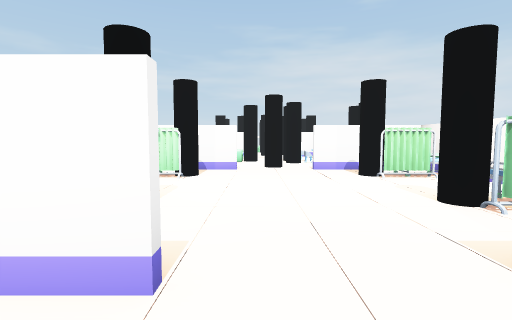
view 1 (above)

18 first-person views from a walk through a 3-D level made in the Unity game engine. The camera is 1.5 m above the floor, tilts 4° down and sees 85° across. The floor is counted in squares, 2 m on a side. Each view is taken from the middle of a square. On the plan, view 1 faces up. The plan holds only what a view shows up to about 10 squares ahead; the rest is blank. The player is left out. Some animated figures are not drawn. Door leaves are left out, so doorways stand open.

view 2
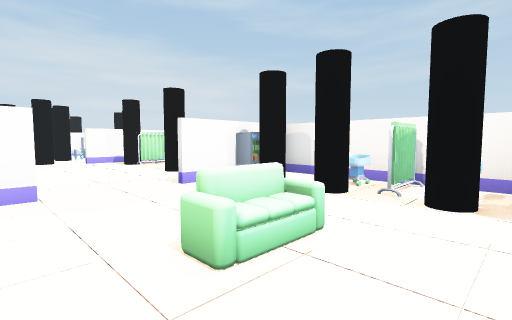

view 3
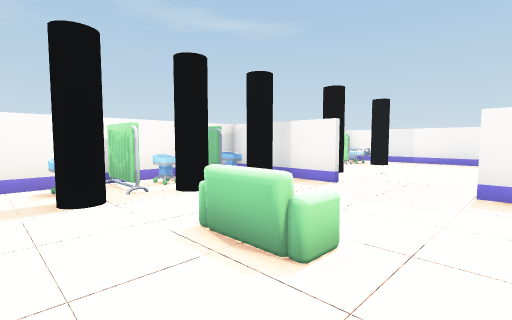

view 4
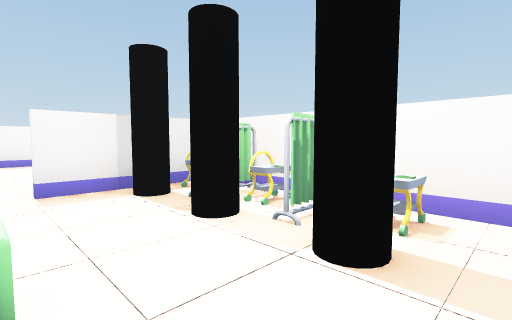

view 5
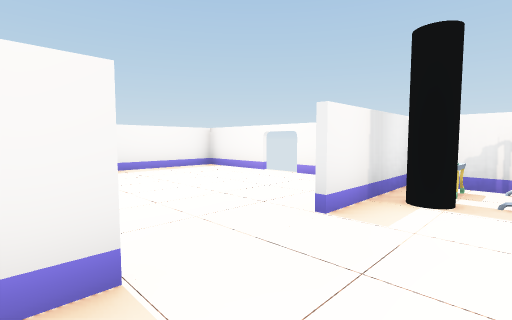

view 6
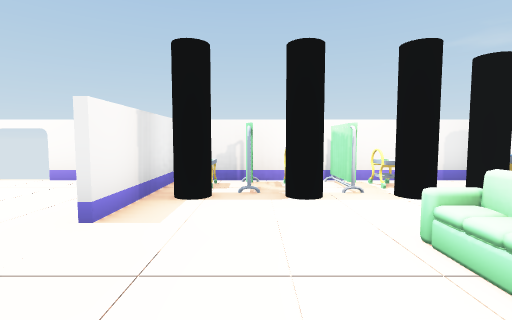

view 7
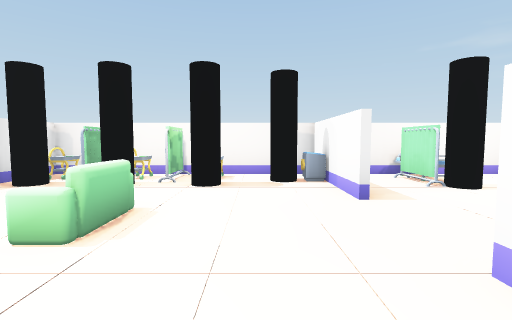

view 8
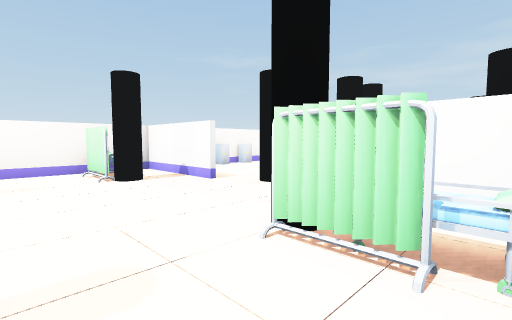

view 9
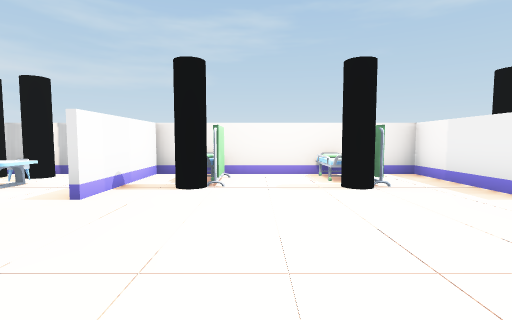

view 10
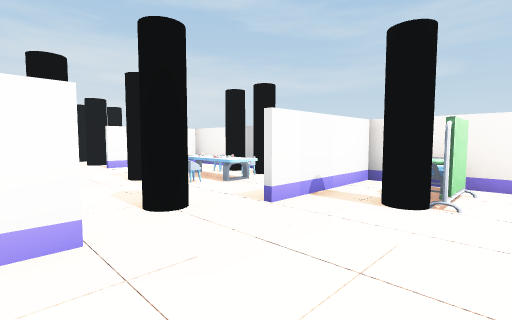

view 11
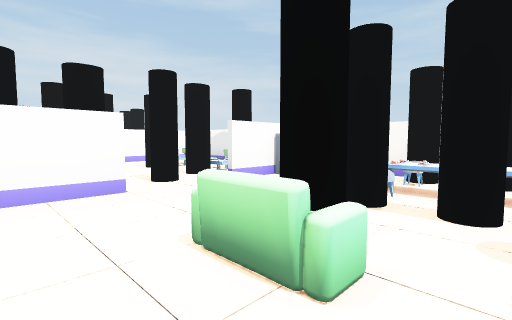

view 12
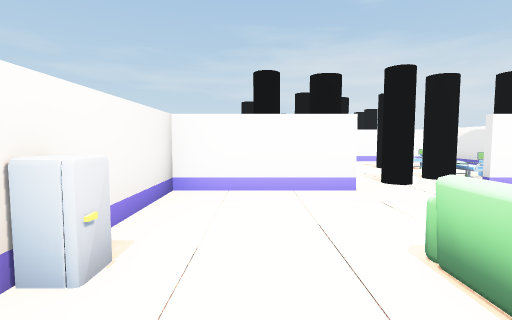

view 13
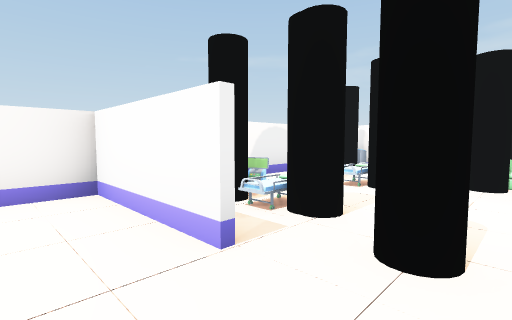

view 14
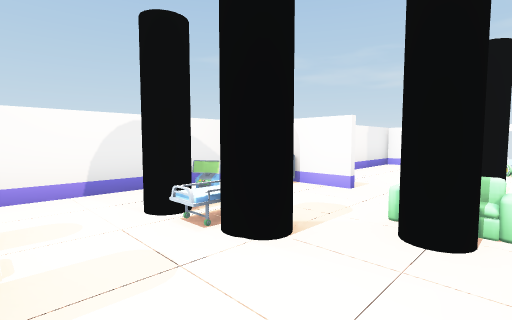

view 15
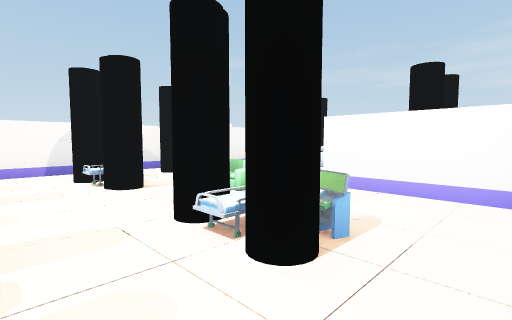

view 16
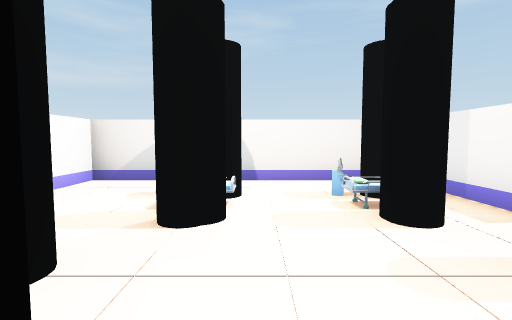

view 17
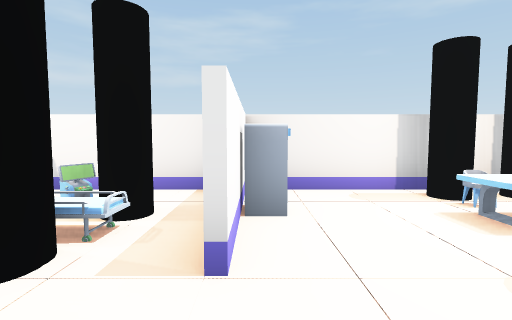

view 18
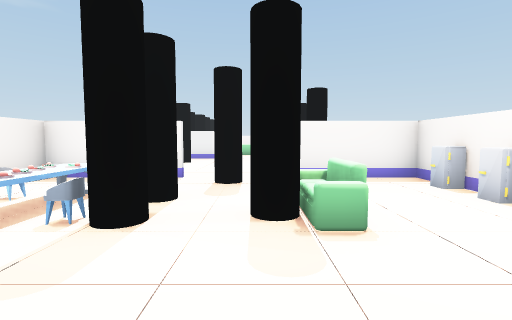

### Floor plan
Points are (right, up) in squares from view 1. A wall is a line through its corners. A room is listed if a view was taken in it or the views show most of it. See-through windows are left out.
Room 1 (views 1, 2, 3, 4, 5, 6, 7, 8, 9, 10)
walls: (1.4, -4.5) (4.2, -4.5) (4.2, 1.2); (-1.5, -4.5) (-0.5, -4.5); (-0.4, 1.3) (-3.2, 1.3) (-3.2, -4.5); (1.7, 1.4) (4.2, 1.4) (4.2, 7.1); (2.5, 1.3) (1.5, 1.3); (-3.2, -6.4) (-3.2, -7); (-3.2, -8) (-3.2, -10.3) (2.7, -10.3); (-3.2, 5.5) (-3.2, 4); (-0.4, 7.2) (-3.3, 7.2); (4.4, 7.2) (1.5, 7.2)
ways out: opening at (1, 7) to room 2; open door at (-3, -7.5)
objects: other object (-3, -4); curtain (-3, -3); other object (-3, -2); other object (-3, -1); bed (-3, 3); other object (-3, 6); cylinder (-2, -4); curtain (-2, -2); cylinder (-2, -1); other object (-2, 1); cylinder (-2, 2); cylinder (-2, 3); cylinder (-2, 6); cylinder (-1, -2); curtain (-1, 3); curtain (-1, 6); sofa (0, -2) to (1, -2); cylinder (2, -2); cylinder (2, -1); curtain (2, 3); curtain (2, 6); cylinder (3, -9); cylinder (3, -6); cylinder (3, -4); curtain (3, -2); other object (3, -1); other object (3, 1); cylinder (3, 2); cylinder (3, 3); cylinder (3, 6); bed (4, -9); other object (4, -4); curtain (4, -3); other object (4, -2); bed (4, 3); bed (4, 6)
Room 2 (views 11, 12, 13, 14, 15, 16, 17, 18)
walls: (1.9, 13.3) (2.5, 13.3); (-0.4, 13.2) (-3.2, 13.2) (-3.2, 11.4); (4.2, 13.7) (4.2, 19.1) (1.5, 19.1); (-3.2, 8.6) (-3.2, 7); (3.4, 7.4) (4.2, 7.4); (-1, 19.1) (-1.5, 19.1); (4.2, 7.1) (4.2, 13.2) (1.5, 13.2); (-3.2, 18.6) (-3.2, 15.1); (-3.4, 7.4) (-0.9, 7.4)
low walls: (0.9, 18) (0.4, 17.9)
ways out: opening at (1, 7) to room 1
objects: fridge (-3, 9); fridge (-3, 10); fridge (-3, 11); other object (-3, 17); other object (-2, 15); cylinder (-2, 17); cylinder (-2, 18); other object (-2, 19); sofa (-1, 10); cylinder (-1, 14); bed (-1, 15); bed (-1, 17); cylinder (-1, 18); cylinder (0, 17); cylinder (1, 9); cylinder (1, 10); chair (2, 9); chair (2, 10); other object (2, 11); bed (2, 14); cylinder (2, 15); cylinder (2, 16); cylinder (2, 17); chair (3, 9); chair (3, 10); other object (3, 13); cylinder (3, 14); other object (3, 15); cylinder (3, 17); cylinder (4, 9); cylinder (4, 10); other object (4, 17)

Positions as (right, up) in squares from view 1, and headings:
1: (0, 0), facing up
2: (-1, -3), facing up-right
3: (-1, 0), facing down-right
4: (0, 0), facing down-left
5: (2, -3), facing down-left
6: (2, -3), facing left
7: (3, 0), facing left
8: (4, 4), facing up-left
9: (-2, 5), facing right
10: (-1, 5), facing up-right
11: (-2, 9), facing up-right
12: (-2, 9), facing up
13: (1, 12), facing up-left
14: (1, 15), facing up-left
15: (4, 15), facing up-left
16: (-1, 16), facing right
17: (0, 13), facing right
18: (0, 13), facing down
